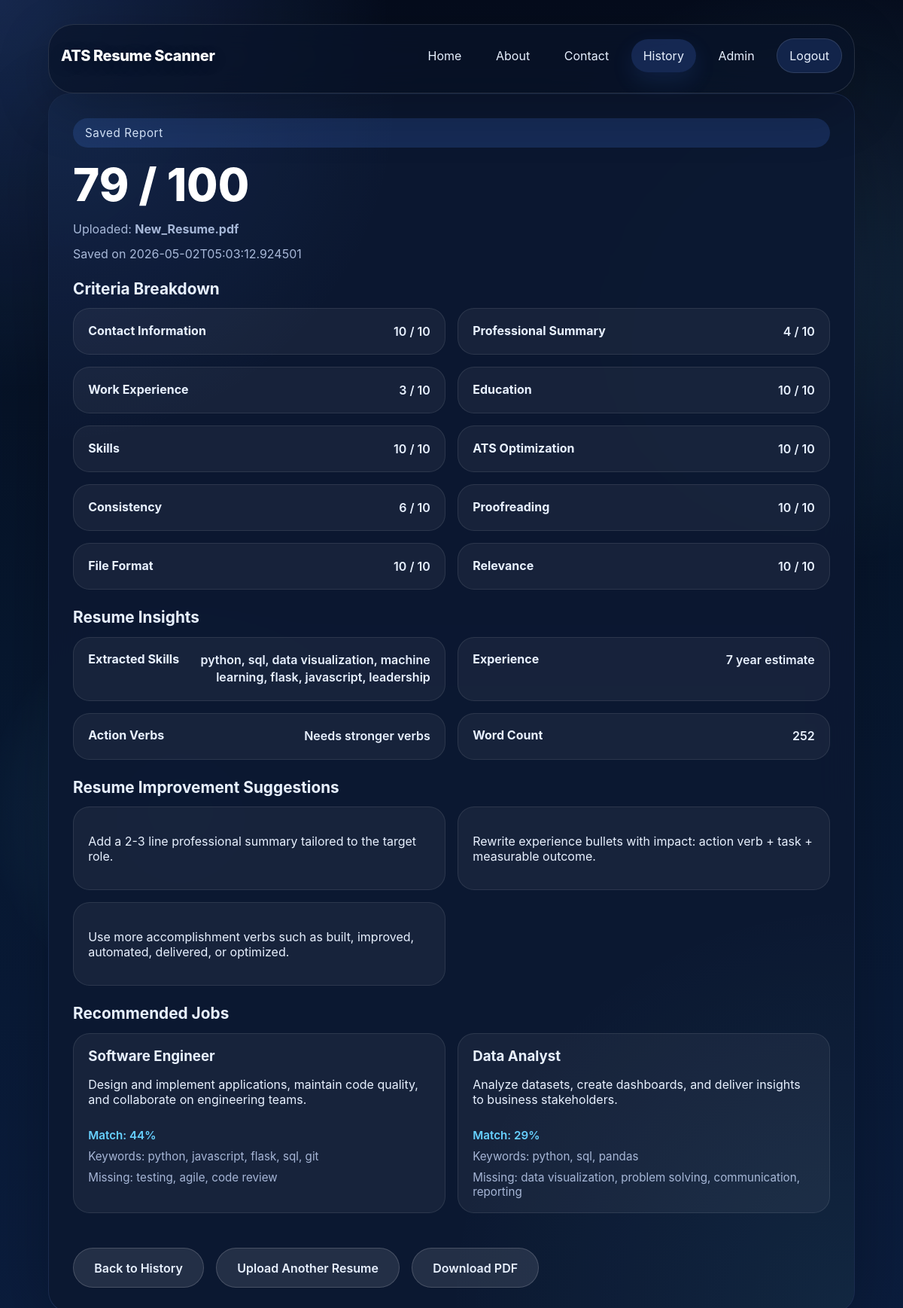
Page /history/13 (signed in) on the committed database.
### tables this page shows
CREATE TABLE reports (id INTEGER PRIMARY KEY AUTOINCREMENT,filename TEXT,uploaded_at TEXT,score INTEGER,matched_jobs TEXT,criteria TEXT, user_id INTEGER, suggestions TEXT, analysis TEXT);

### app.py (the view)
@app.route("/history/<int:report_id>")
@login_required
def history_detail(report_id: int):
    current_user = get_current_user()
    payload = get_report_payload(report_id, current_user["id"])
    if not payload:
        flash("That history entry is not available for this account.", "error")
        return redirect(url_for("history"))
    return render_template("history_detail.html", **payload)

### app.py (called while the page is built)
def get_primary_history_user_row(conn: sqlite3.Connection) -> tuple[int, str] | None:
    row = conn.execute(
        "SELECT id, username FROM users WHERE username <> ? ORDER BY id ASC LIMIT 1",
        ("admin",),
    ).fetchone()
    if row:
        return row
    return conn.execute(
        "SELECT id, username FROM users WHERE username = ? LIMIT 1",
        ("admin",),
    ).fetchone()

def parse_report_payload(value: str | None, fallback):
    if not value:
        return fallback
    try:
        return json.loads(value)
    except (json.JSONDecodeError, TypeError):
        try:
            return literal_eval(value)
        except (ValueError, SyntaxError):
            return fallback

def get_accessible_user_ids(conn: sqlite3.Connection, current_user_id: int) -> list[int]:
    accessible_user_ids = [current_user_id]
    primary_row = get_primary_history_user_row(conn)
    admin_row = conn.execute(
        "SELECT id FROM users WHERE username = ? LIMIT 1",
        ("admin",),
    ).fetchone()
    if primary_row and current_user_id == primary_row[0] and admin_row and admin_row[0] != current_user_id:
        accessible_user_ids.append(admin_row[0])
    return accessible_user_ids

@app.context_processor
def inject_csrf_token():
    return {"csrf_token": csrf_token}

@app.before_request
def protect_from_csrf() -> None:
    if not app.config.get("CSRF_ENABLED", True) or request.method not in {"POST", "PUT", "PATCH", "DELETE"}:
        return
    session_token = session.get("_csrf_token")
    form_token = request.form.get("_csrf_token") or request.headers.get("X-CSRF-Token")
    if not session_token or not form_token or not secrets.compare_digest(session_token, form_token):
        abort(400)

def get_user(username: str) -> dict | None:
    conn = sqlite3.connect(DB_PATH)
    try:
        row = conn.execute("SELECT id, username, password_hash FROM users WHERE username = ?", (username,)).fetchone()
        if row:
            return {"id": row[0], "username": row[1], "password_hash": row[2]}
        return None
    finally:
        conn.close()

def get_current_user() -> dict | None:
    username = session.get("user")
    if not username:
        return None
    return get_user(username)

### templates/history_detail.html (shortened to what this page needs)
{% extends "base.html" %} {% block title %}Saved Report{% endblock %} {% block
content %}
<main class="content-card result-card">
  <section class="score-block">
    <div class="score-pill">Saved Report</div>
    <div class="score-value">{{ report.score }} / 100</div>
    <div class="file-info">
      Uploaded: <strong>{{ report.filename }}</strong>
    </div>
    <div class="file-info">Saved on {{ report.uploaded_at }}</div>
  </section>
  <section class="criteria-block">
    <h2>Criteria Breakdown</h2>
    {% if criteria_scores %}
    <div class="criteria-grid">
      {% for name, value in criteria_scores.items() %}
      <div class="criteria-card">
        <strong>{{ name }}</strong>
        <span>{{ value }} / 10</span>
      </div>
      {% endfor %}
    </div>
    {% else %}
    <p class="empty-state">Detailed scoring is not available for this saved report.</p>
    {% endif %}
  </section>
  <section class="criteria-block">
    <h2>Resume Insights</h2>
    {% if analysis %}
    <div class="criteria-grid">
      <div class="criteria-card">
        <strong>Extracted Skills</strong>
        <span>{{ analysis.skills | join(", ") if analysis.skills else "None detected" }}</span>
      </div>
      <div class="criteria-card">
        <strong>Experience</strong>
        <span>{{ analysis.experience_years or 0 }} year estimate</span>
      </div>
      <div class="criteria-card">
        <strong>Action Verbs</strong>
        <span>{{ analysis.action_verbs | join(", ") if analysis.action_verbs else "Needs stronger verbs" }}</span>
      </div>
      <div class="criteria-card">
        <strong>Word Count</strong>
        <span>{{ analysis.word_count or 0 }}</span>
      </div>
    </div>
    {% else %}
    <p class="empty-state">NLP insights are not available for this saved report.</p>
    {% endif %}
  </section>
  <section class="jobs-block">
    <h2>Resume Improvement Suggestions</h2>
    {% if suggestions %}
    <div class="jobs-grid">
      {% for suggestion in suggestions %}
      <article class="job-card">
        <p>{{ suggestion }}</p>
      </article>
      {% endfor %}
    </div>
    {% else %}
    <p class="empty-state">No saved improvement suggestions were found for this report.</p>
    {% endif %}
  </section>
  <section class="jobs-block">
    <h2>Recommended Jobs</h2>
    {% if matched_jobs %}
    <div class="jobs-grid">
      {% for job in matched_jobs %}
      <article class="job-card">
        <h3>{{ job.title or job }}</h3>
        {% if job.description %}
        <p>{{ job.description }}</p>
        {% endif %}
        {% if job.match_score is defined %}
        <span class="match-score">Match: {{ job.match_score }}%</span>
        {% endif %}
        {% if job.matched_keywords %}
        <div class="keyword-list">
          Keywords: {{ job.matched_keywords | join(", ") }}
        </div>
        {% endif %}
        {% if job.missing_keywords %}
        <div class="keyword-list">
          Missing: {{ job.missing_keywords | join(", ") }}
        </div>
        {% endif %}
      </article>
      {% endfor %}
    </div>
    {% else %}
    <p class="empty-state">No saved job recommendations were found for this report.</p>
    {% endif %}
  </section>
  <div class="actions-row">
    <a class="secondary-button" href="{{ url_for('history') }}">Back to History</a>
    <a class="secondary-button" href="{{ url_for('index') }}">Upload Another Resume</a>
    <a class="secondary-button" href="{{ url_for('export_report_pdf', report_id=report.id) }}">Download PDF</a>
  </div>
</main>
{% endblock %}

### static/css/style.css (style rules this page uses)
:root { --bg: #061128; --panel: rgba(13, 26, 54, 0.85); --panel-strong: rgba(18, 39, 72, 0.95); --text: #e8f1ff; --accent: #67d1ff; --accent-strong: #4c84ff; --accent-soft: #8ad6ff; --muted: #a6b6d6; --success: #7bed9f; --danger: #ff6b6b; --surface: rgba(18, 34, 60, 0.92); }
* { box-sizing: border-box; }
body { margin: 0; font-family: Inter, system-ui, -apple-system, BlinkMacSystemFont, "Segoe UI", sans-serif; background: linear-gradient(180deg, #050c1c 0%, #07172f 48%, #0b1d3e 100%); color: var(--text); min-height: 100vh; overflow-x: hidden; animation: drift 32s linear infinite; }
body::before { content: ""; position: fixed; inset: 0; pointer-events: none; z-index: -1; background: radial-gradient( circle at top left, rgba(76, 132, 255, 0.24), transparent 24% ), radial-gradient( circle at 20% 60%, rgba(86, 204, 242, 0.16), transparent 18% ), radial-gradient( circle at 90% 20%, rgba(112, 200, 255, 0.12), transparent 22% ); mix-blend-mode: screen; opacity: 0.9; }
.content-card { position: relative; padding: 2rem; background: rgba(12, 24, 49, 0.96); border: 1px solid rgba(118, 161, 255, 0.14); border-radius: 28px; backdrop-filter: blur(24px); box-shadow: 0 28px 100px rgba(0, 0, 0, 0.26); overflow: hidden; }
.content-card::before { content: ""; position: absolute; inset: 0; pointer-events: none; background: radial-gradient( circle at top left, rgba(76, 132, 255, 0.12), transparent 24% ), radial-gradient( circle at bottom right, rgba(86, 204, 242, 0.08), transparent 28% ); mix-blend-mode: screen; }
.upload-panel, .result-card { display: grid; gap: 1.5rem; }
.primary-button, .secondary-button { border: none; border-radius: 999px; padding: 0.95rem 1.7rem; cursor: pointer; font-weight: 600; text-decoration: none; display: inline-flex; align-items: center; justify-content: center; transition: transform 0.24s ease, box-shadow 0.24s ease, opacity 0.24s ease, background 0.24s ease; }
.secondary-button { background: rgba(255, 255, 255, 0.1); color: var(--text); border: 1px solid rgba(255, 255, 255, 0.16); }
.score-block { display: grid; gap: 0.8rem; align-items: center; }
.score-pill { display: inline-flex; padding: 0.65rem 1rem; border-radius: 999px; background: rgba(76, 132, 255, 0.18); color: #d9e9ff; font-size: 0.95rem; letter-spacing: 0.04em; }
.score-value { font-size: clamp(2.8rem, 5vw, 4rem); font-weight: 800; color: #ffffff; }
.file-info { color: var(--muted); }
.criteria-block h2, .jobs-block h2 { margin: 0 0 0.85rem; font-size: 1.3rem; }
.criteria-grid, .jobs-grid { display: grid; gap: 1rem; }
.criteria-card, .job-card { padding: 1.15rem 1.2rem; border-radius: 22px; background: rgba(255, 255, 255, 0.05); border: 1px solid rgba(255, 255, 255, 0.09); transition: transform 0.22s ease, box-shadow 0.22s ease, border-color 0.22s ease; }
.criteria-card { display: grid; grid-template-columns: minmax(7.5rem, max-content) minmax(0, 1fr); align-items: start; gap: 1rem; font-weight: 600; }
.criteria-card strong { min-width: 0; }
.criteria-card span { justify-self: end; min-width: 0; max-width: 100%; text-align: right; line-height: 1.45; overflow-wrap: anywhere; }
.job-card h3 { margin: 0 0 0.5rem; }
.match-score { display: inline-flex; margin-top: 0.75rem; font-size: 0.95rem; color: var(--accent); font-weight: 600; }
.keyword-list { margin-top: 0.55rem; color: var(--muted); font-size: 0.95rem; }
.actions-row { display: flex; flex-wrap: wrap; gap: 1rem; margin-top: 1.4rem; }
@media (min-width: 720px) { .criteria-grid { grid-template-columns: repeat(2, minmax(0, 1fr)); } }
@media (min-width: 720px) { .jobs-grid { grid-template-columns: repeat(2, minmax(0, 1fr)); } }
:root { --border: rgba(255, 255, 255, 0.12); --shadow: rgba(0, 0, 0, 0.26); --warning: #ffd166; }
body { transition: background 0.25s ease, color 0.25s ease; animation: none; }

### rows in the picture
reports: score "79", filename "New_Resume.pdf", uploaded_at "2026-05-02T05:03:12.924501"

### other values in the picture
{{ name }} "Contact Information" "Professional Summary" "Work Experience" "Education" "Skills" "ATS Optimization" "Consistency" "Proofreading" "File Format" "Relevance"
{{ value }} "10" "4" "3" "10" "10" "10" "6" "10" "10" "10"
{{ analysis.skills | join(", ") if analysis.skills else "None detected" }} "python, sql, data visualization, machine learning, flask, javascript, leadership"
{{ analysis.experience_years or 0 }} "7"
{{ analysis.word_count or 0 }} "252"
{{ suggestion }} "Add a 2-3 line professional summary tailored to the target role." "Rewrite experience bullets with impact: action verb + task + measurable outcome." "Use more accomplishment verbs such as built, improved, automated, delivered, or optimized."
{{ job.title or job }} "Software Engineer" "Data Analyst"
{{ job.description }} "Design and implement applications, maintain code quality, and collaborate on engineering teams." "Analyze datasets, create dashboards, and deliver insights to business stakeholders."
{{ job.match_score }} "44" "29"
{{ job.matched_keywords | join(", ") }} "python, javascript, flask, sql, git" "python, sql, pandas"
{{ job.missing_keywords | join(", ") }} "testing, agile, code review" "data visualization, problem solving, communication, reporting"
